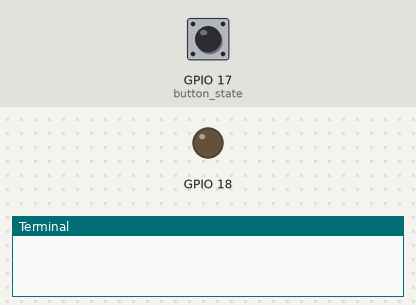
Recording of a program running on a simulated Raspberry Pi (BCM pin numbers). Shown: output pins drawn as LEDs (lit = HIGH), the last lines printed to the terminal. The test bench sets the inputs (shaded band); at power-on: GPIO 17 (button_state) HIGH.

Above: at 1.2 s.
1.3 s: GPIO 17 (button_state) pulled LOW for 0.15 s
At 1.4 s:
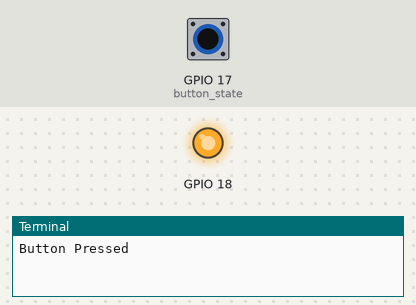
3.0 s: GPIO 17 (button_state) pulled LOW for 3.2 s
At 7.2 s:
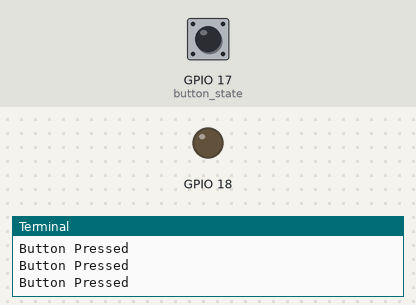
Timing chart, 0 to 8.7 s (numbered marks = the images above; inputs shaded):
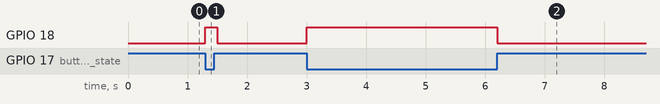

The program:

project_01.py
```python
import RPi.GPIO as GPIO
import time

GPIO.setmode(GPIO.BCM)

GPIO.setup(17, GPIO.IN, pull_up_down=GPIO.PUD_UP)
GPIO.setup(18, GPIO.OUT)

GPIO.output(18, False) #LED inital state is OFF

while True:
    button_state = GPIO.input(17)
    if button_state == False:
        # When button is pressed, LED is turned ON
        print('Button Pressed')
        GPIO.output(18, True)
        time.sleep(0.2)
    else:
        GPIO.output(18, False)
```

Measured:
- after the input at 1.3 s, GPIO 18: LOW → HIGH at once, → LOW 0.20 s later
- after the input at 3.0 s, GPIO 18: LOW → HIGH at once, → LOW 3.2 s later
